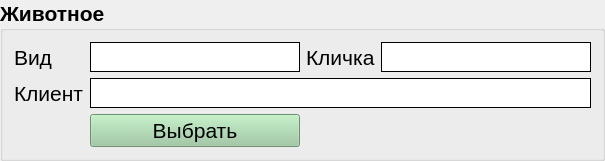
		<widget class="QGroupBox" name="animal_groupBox">
		 <property name="minimumSize">
		  <size>
		   <width>0</width>
		   <height>0</height>
		  </size>
		 </property>
		 <property name="font">
		  <font>
		   <pointsize>16</pointsize>
		   <weight>75</weight>
		   <bold>true</bold>
		  </font>
		 </property>
		 <property name="title">
		  <string>Животное</string>
		 </property>
		 <layout class="QGridLayout" name="gridLayout_3">
		  <item row="0" column="3">
		   <widget class="QLineEdit" name="name_lineEdit">
			<property name="minimumSize">
			 <size>
			  <width>0</width>
			  <height>30</height>
			 </size>
			</property>
			<property name="font">
			 <font>
			  <pointsize>16</pointsize>
			 </font>
			</property>
			<property name="styleSheet">
			 <string notr="true"> QLineEdit {
	  border-width: 1px;
	  border-style: solid;
	  border-radius: 0px;
  }</string>
			</property>
		   </widget>
		  </item>
		  <item row="0" column="2">
		   <widget class="QLabel" name="name_label">
			<property name="minimumSize">
			 <size>
			  <width>0</width>
			  <height>30</height>
			 </size>
			</property>
			<property name="font">
			 <font>
			  <pointsize>16</pointsize>
			  <weight>50</weight>
			  <italic>false</italic>
			  <bold>false</bold>
			 </font>
			</property>
			<property name="text">
			 <string>Кличка</string>
			</property>
		   </widget>
		  </item>
		  <item row="2" column="0">
		   <widget class="QLabel" name="client_label">
			<property name="minimumSize">
			 <size>
			  <width>0</width>
			  <height>30</height>
			 </size>
			</property>
			<property name="font">
			 <font>
			  <pointsize>16</pointsize>
			  <weight>50</weight>
			  <italic>false</italic>
			  <bold>false</bold>
			 </font>
			</property>
			<property name="text">
			 <string>Клиент</string>
			</property>
		   </widget>
		  </item>
		  <item row="0" column="1">
		   <widget class="QLineEdit" name="species_lineEdit">
			<property name="minimumSize">
			 <size>
			  <width>0</width>
			  <height>30</height>
			 </size>
			</property>
			<property name="font">
			 <font>
			  <pointsize>16</pointsize>
			 </font>
			</property>
			<property name="styleSheet">
			 <string notr="true"> QLineEdit {
	  border-width: 1px;
	  border-style: solid;
	  border-radius: 0px;
  }</string>
			</property>
		   </widget>
		  </item>
		  <item row="2" column="1" colspan="3">
		   <widget class="QLineEdit" name="client_lineEdit">
			<property name="minimumSize">
			 <size>
			  <width>0</width>
			  <height>30</height>
			 </size>
			</property>
			<property name="font">
			 <font>
			  <pointsize>16</pointsize>
			 </font>
			</property>
			<property name="styleSheet">
			 <string notr="true"> QLineEdit {
	  border-width: 1px;
	  border-style: solid;
	  border-radius: 0px;
  }</string>
			</property>
		   </widget>
		  </item>
		  <item row="0" column="0">
		   <widget class="QLabel" name="species_label">
			<property name="minimumSize">
			 <size>
			  <width>0</width>
			  <height>30</height>
			 </size>
			</property>
			<property name="font">
			 <font>
			  <pointsize>16</pointsize>
			  <weight>50</weight>
			  <italic>false</italic>
			  <bold>false</bold>
			 </font>
			</property>
			<property name="text">
			 <string>Вид</string>
			</property>
		   </widget>
		  </item>
		  <item row="3" column="1">
		   <widget class="QPushButton" name="chose_animal_pushButton">
			<property name="minimumSize">
			 <size>
			  <width>0</width>
			  <height>30</height>
			 </size>
			</property>
			<property name="palette">
			 <palette>
			  <active>
			   <colorrole role="WindowText">
				<brush brushstyle="SolidPattern">
				 <color alpha="255">
				  <red>0</red>
				  <green>0</green>
				  <blue>0</blue>
				 </color>
				</brush>
			   </colorrole>
			   <colorrole role="Button">
				<brush brushstyle="SolidPattern">
				 <color alpha="255">
				  <red>153</red>
				  <green>201</green>
				  <blue>158</blue>
				 </color>
				</brush>
			   </colorrole>
			   <colorrole role="Light">
				<brush brushstyle="SolidPattern">
				 <color alpha="255">
				  <red>241</red>
				  <green>255</green>
				  <blue>243</blue>
				 </color>
				</brush>
			   </colorrole>
			   <colorrole role="Midlight">
				<brush brushstyle="SolidPattern">
				 <color alpha="255">
				  <red>197</red>
				  <green>228</green>
				  <blue>200</blue>
				 </color>
				</brush>
			   </colorrole>
			   <colorrole role="Dark">
				<brush brushstyle="SolidPattern">
				 <color alpha="255">
				  <red>76</red>
				  <green>100</green>
				  <blue>79</blue>
				 </color>
				</brush>
			   </colorrole>
			   <colorrole role="Mid">
				<brush brushstyle="SolidPattern">
				 <color alpha="255">
				  <red>102</red>
				  <green>134</green>
				  <blue>105</blue>
				 </color>
				</brush>
			   </colorrole>
			   <colorrole role="Text">
				<brush brushstyle="SolidPattern">
				 <color alpha="255">
				  <red>0</red>
				  <green>0</green>
				  <blue>0</blue>
				 </color>
				</brush>
			   </colorrole>
			   <colorrole role="BrightText">
				<brush brushstyle="SolidPattern">
				 <color alpha="255">
				  <red>255</red>
				  <green>255</green>
				  <blue>255</blue>
				 </color>
				</brush>
			   </colorrole>
			   <colorrole role="ButtonText">
				<brush brushstyle="SolidPattern">
				 <color alpha="255">
				  <red>0</red>
				  <green>0</green>
				  <blue>0</blue>
				 </color>
				</brush>
			   </colorrole>
			   <colorrole role="Base">
				<brush brushstyle="SolidPattern">
				 <color alpha="255">
				  <red>255</red>
				  <green>255</green>
				  <blue>255</blue>
				 </color>
				</brush>
			   </colorrole>
			   <colorrole role="Window">
				<brush brushstyle="SolidPattern">
				 <color alpha="255">
				  <red>153</red>
				  <green>201</green>
				  <blue>158</blue>
				 </color>
				</brush>
			   </colorrole>
			   <colorrole role="Shadow">
				<brush brushstyle="SolidPattern">
				 <color alpha="255">
				  <red>0</red>
				  <green>0</green>
				  <blue>0</blue>
				 </color>
				</brush>
			   </colorrole>
			   <colorrole role="AlternateBase">
				<brush brushstyle="SolidPattern">
				 <color alpha="255">
				  <red>204</red>
				  <green>228</green>
				  <blue>206</blue>
				 </color>
				</brush>
			   </colorrole>
			   <colorrole role="ToolTipBase">
				<brush brushstyle="SolidPattern">
				 <color alpha="255">
				  <red>255</red>
				  <green>255</green>
				  <blue>220</blue>
				 </color>
				</brush>
			   </colorrole>
			   <colorrole role="ToolTipText">
				<brush brushstyle="SolidPattern">
				 <color alpha="255">
				  <red>0</red>
				  <green>0</green>
				  <blue>0</blue>
				 </color>
				</brush>
			   </colorrole>
			   <colorrole role="PlaceholderText">
				<brush brushstyle="SolidPattern">
				 <color alpha="128">
				  <red>0</red>
				  <green>0</green>
				  <blue>0</blue>
				 </color>
				</brush>
			   </colorrole>
			  </active>
			  <inactive>
			   <colorrole role="WindowText">
				<brush brushstyle="SolidPattern">
				 <color alpha="255">
				  <red>0</red>
				  <green>0</green>
				  <blue>0</blue>
				 </color>
				</brush>
			   </colorrole>
			   <colorrole role="Button">
				<brush brushstyle="SolidPattern">
				 <color alpha="255">
				  <red>153</red>
				  <green>201</green>
				  <blue>158</blue>
				 </color>
				</brush>
			   </colorrole>
			   <colorrole role="Light">
				<brush brushstyle="SolidPattern">
				 <color alpha="255">
				  <red>241</red>
				  <green>255</green>
				  <blue>243</blue>
				 </color>
				</brush>
			   </colorrole>
			   <colorrole role="Midlight">
				<brush brushstyle="SolidPattern">
				 <color alpha="255">
				  <red>197</red>
				  <green>228</green>
				  <blue>200</blue>
				 </color>
				</brush>
			   </colorrole>
			   <colorrole role="Dark">
				<brush brushstyle="SolidPattern">
				 <color alpha="255">
				  <red>76</red>
				  <green>100</green>
				  <blue>79</blue>
				 </color>
				</brush>
			   </colorrole>
			   <colorrole role="Mid">
				<brush brushstyle="SolidPattern">
				 <color alpha="255">
				  <red>102</red>
				  <green>134</green>
				  <blue>105</blue>
				 </color>
				</brush>
			   </colorrole>
			   <colorrole role="Text">
				<brush brushstyle="SolidPattern">
				 <color alpha="255">
				  <red>0</red>
				  <green>0</green>
				  <blue>0</blue>
				 </color>
				</brush>
			   </colorrole>
			   <colorrole role="BrightText">
				<brush brushstyle="SolidPattern">
				 <color alpha="255">
				  <red>255</red>
				  <green>255</green>
				  <blue>255</blue>
				 </color>
				</brush>
			   </colorrole>
			   <colorrole role="ButtonText">
				<brush brushstyle="SolidPattern">
				 <color alpha="255">
				  <red>0</red>
				  <green>0</green>
				  <blue>0</blue>
				 </color>
				</brush>
			   </colorrole>
			   <colorrole role="Base">
				<brush brushstyle="SolidPattern">
				 <color alpha="255">
				  <red>255</red>
				  <green>255</green>
				  <blue>255</blue>
				 </color>
				</brush>
			   </colorrole>
			   <colorrole role="Window">
				<brush brushstyle="SolidPattern">
				 <color alpha="255">
				  <red>153</red>
				  <green>201</green>
				  <blue>158</blue>
				 </color>
				</brush>
			   </colorrole>
			   <colorrole role="Shadow">
				<brush brushstyle="SolidPattern">
				 <color alpha="255">
				  <red>0</red>
				  <green>0</green>
				  <blue>0</blue>
				 </color>
				</brush>
			   </colorrole>
			   <colorrole role="AlternateBase">
				<brush brushstyle="SolidPattern">
				 <color alpha="255">
				  <red>204</red>
				  <green>228</green>
				  <blue>206</blue>
				 </color>
				</brush>
			   </colorrole>
			   <colorrole role="ToolTipBase">
				<brush brushstyle="SolidPattern">
				 <color alpha="255">
				  <red>255</red>
				  <green>255</green>
				  <blue>220</blue>
				 </color>
				</brush>
			   </colorrole>
			   <colorrole role="ToolTipText">
				<brush brushstyle="SolidPattern">
				 <color alpha="255">
				  <red>0</red>
				  <green>0</green>
				  <blue>0</blue>
				 </color>
				</brush>
			   </colorrole>
			   <colorrole role="PlaceholderText">
				<brush brushstyle="SolidPattern">
				 <color alpha="128">
				  <red>0</red>
				  <green>0</green>
				  <blue>0</blue>
				 </color>
				</brush>
			   </colorrole>
			  </inactive>
			  <disabled>
			   <colorrole role="WindowText">
				<brush brushstyle="SolidPattern">
				 <color alpha="255">
				  <red>76</red>
				  <green>100</green>
				  <blue>79</blue>
				 </color>
				</brush>
			   </colorrole>
			   <colorrole role="Button">
				<brush brushstyle="SolidPattern">
				 <color alpha="255">
				  <red>153</red>
				  <green>201</green>
				  <blue>158</blue>
				 </color>
				</brush>
			   </colorrole>
			   <colorrole role="Light">
				<brush brushstyle="SolidPattern">
				 <color alpha="255">
				  <red>241</red>
				  <green>255</green>
				  <blue>243</blue>
				 </color>
				</brush>
			   </colorrole>
			   <colorrole role="Midlight">
				<brush brushstyle="SolidPattern">
				 <color alpha="255">
				  <red>197</red>
				  <green>228</green>
				  <blue>200</blue>
				 </color>
				</brush>
			   </colorrole>
			   <colorrole role="Dark">
				<brush brushstyle="SolidPattern">
				 <color alpha="255">
				  <red>76</red>
				  <green>100</green>
				  <blue>79</blue>
				 </color>
				</brush>
			   </colorrole>
			   <colorrole role="Mid">
				<brush brushstyle="SolidPattern">
				 <color alpha="255">
				  <red>102</red>
				  <green>134</green>
				  <blue>105</blue>
				 </color>
				</brush>
			   </colorrole>
			   <colorrole role="Text">
				<brush brushstyle="SolidPattern">
				 <color alpha="255">
				  <red>76</red>
				  <green>100</green>
				  <blue>79</blue>
				 </color>
				</brush>
			   </colorrole>
			   <colorrole role="BrightText">
				<brush brushstyle="SolidPattern">
				 <color alpha="255">
				  <red>255</red>
				  <green>255</green>
				  <blue>255</blue>
				 </color>
				</brush>
			   </colorrole>
			   <colorrole role="ButtonText">
				<brush brushstyle="SolidPattern">
				 <color alpha="255">
				  <red>76</red>
				  <green>100</green>
				  <blue>79</blue>
				 </color>
				</brush>
			   </colorrole>
			   <colorrole role="Base">
				<brush brushstyle="SolidPattern">
				 <color alpha="255">
				  <red>153</red>
				  <green>201</green>
				  <blue>158</blue>
				 </color>
				</brush>
			   </colorrole>
			   <colorrole role="Window">
				<brush brushstyle="SolidPattern">
				 <color alpha="255">
				  <red>153</red>
				  <green>201</green>
				  <blue>158</blue>
				 </color>
				</brush>
			   </colorrole>
			   <colorrole role="Shadow">
				<brush brushstyle="SolidPattern">
				 <color alpha="255">
				  <red>0</red>
				  <green>0</green>
				  <blue>0</blue>
				 </color>
				</brush>
			   </colorrole>
			   <colorrole role="AlternateBase">
				<brush brushstyle="SolidPattern">
				 <color alpha="255">
				  <red>153</red>
				  <green>201</green>
				  <blue>158</blue>
				 </color>
				</brush>
			   </colorrole>
			   <colorrole role="ToolTipBase">
				<brush brushstyle="SolidPattern">
				 <color alpha="255">
				  <red>255</red>
				  <green>255</green>
				  <blue>220</blue>
				 </color>
				</brush>
			   </colorrole>
			   <colorrole role="ToolTipText">
				<brush brushstyle="SolidPattern">
				 <color alpha="255">
				  <red>0</red>
				  <green>0</green>
				  <blue>0</blue>
				 </color>
				</brush>
			   </colorrole>
			   <colorrole role="PlaceholderText">
				<brush brushstyle="SolidPattern">
				 <color alpha="128">
				  <red>0</red>
				  <green>0</green>
				  <blue>0</blue>
				 </color>
				</brush>
			   </colorrole>
			  </disabled>
			 </palette>
			</property>
			<property name="font">
			 <font>
			  <weight>50</weight>
			  <bold>false</bold>
			 </font>
			</property>
			<property name="text">
			 <string>Выбрать</string>
			</property>
		   </widget>
		  </item>
		 </layout>
		</widget>
